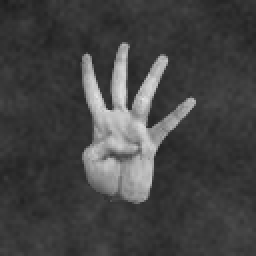
#> input picture data/test_image.png, 128 x 128 px, given as the content of the folder data/test_image.png, which was not available (shown 2 times larger)
$ jupyter execute --allow-errors dev.ipynb
#> lines starting #> are read from the running program, lines starting #| are printed output that depends on the picture; after the words box and inside, x2 and y2 are one past the last pixel; in counts of white or black regions, pixels touching at a corner belong together; pictures that were not available may be replaced by others from this repository, and a replacement may not be noted
[cell 1]
import os
from glob import glob

import cv2
import numpy as np
import pandas as pd
from tqdm import tqdm
from sklearn.svm import LinearSVC
from sklearn.metrics import accuracy_score
from sklearn.metrics import confusion_matrix
from sklearn.model_selection import train_test_split

[cell 2]
SIZE = (50, 50)

def extract_hand(path):
   # read image as grayscale and resize it
#> called with path = '_only/test_image.png'
    img = cv2.imread(path, cv2.COLOR_BGR2GRAY)
#> img is the input picture: shape (128, 128); min 28, max 228, mean 67.5
    img = cv2.resize(img, SIZE)
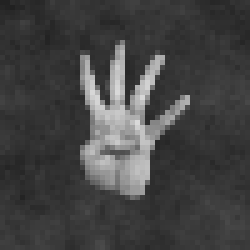
#> img: shape (50, 50) (shown 5 times larger); min 33, max 217, mean 67.4

    # blur
    img = cv2.GaussianBlur(img,(5,5),0)
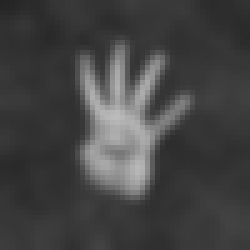
#> img: shape (50, 50) (shown 5 times larger); min 36, max 187, mean 67.4

    # OTSU threshold
    ret, img = cv2.threshold(img, 0, 255, cv2.THRESH_BINARY+cv2.THRESH_OTSU)
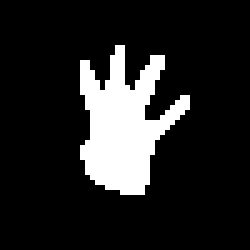
#> img: shape (50, 50) (shown 5 times larger); 14.4% white; 1 white region, box (x1, y1, x2, y2) and area: (16, 9, 38, 39) 359
#> ret = 97

    return img.flatten()
